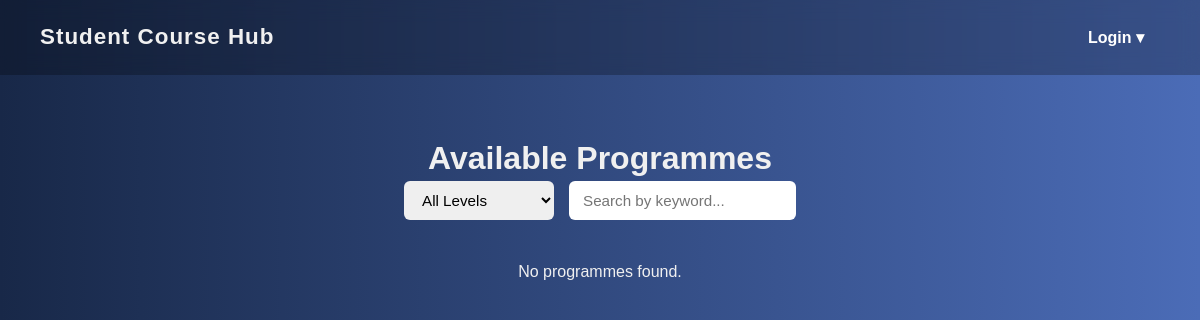
The page /Finalassignment/frontpage/index.php on the database as committed earlier.
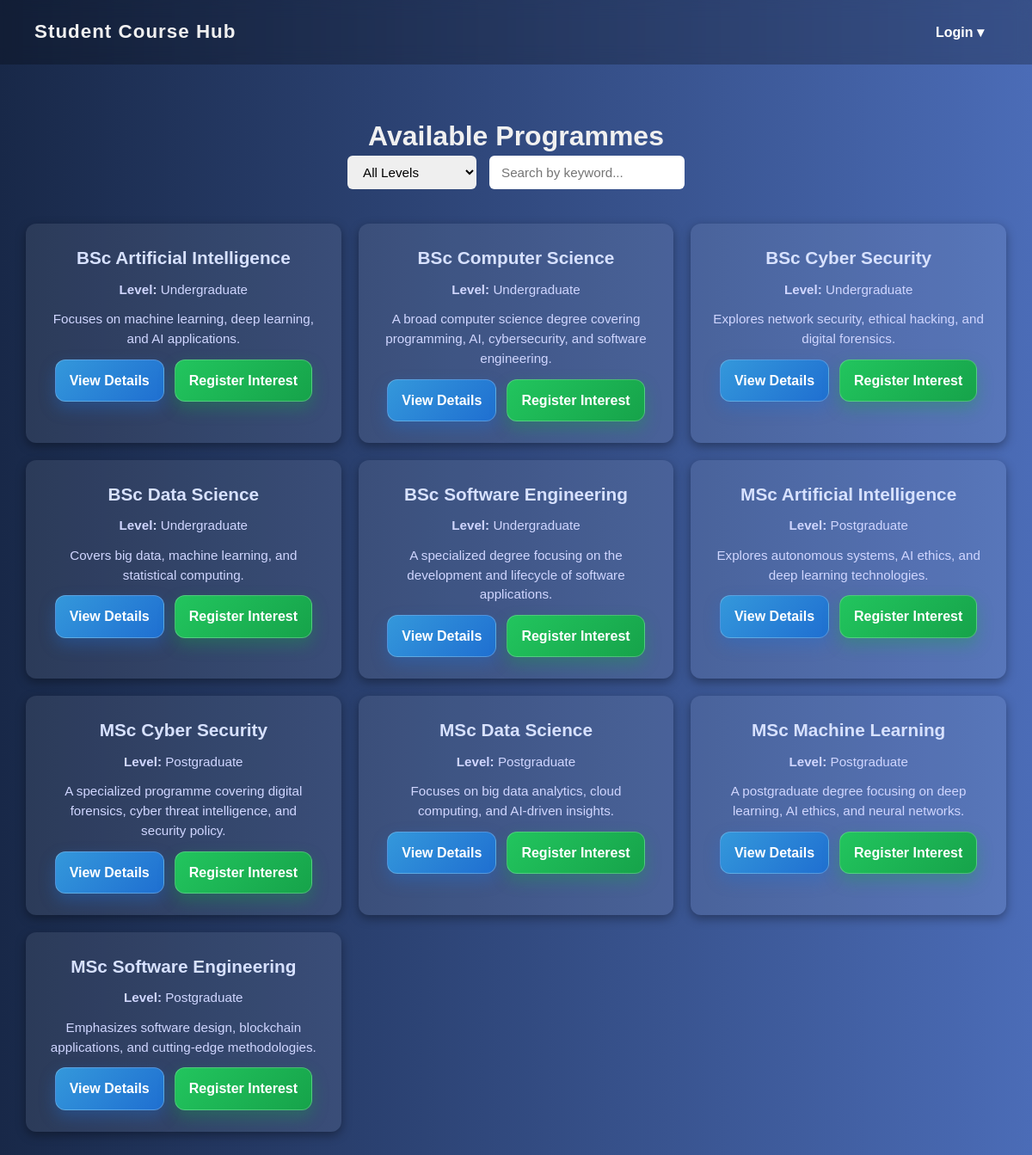
The same page on the database as committed later.
### tables this page shows
CREATE TABLE Programmes (
    ProgrammeID INTEGER PRIMARY KEY AUTO_INCREMENT,
    ProgrammeName TEXT NOT NULL,
    LevelID INTEGER,
    ProgrammeLeaderID INTEGER,
    Description TEXT,
    Image TEXT,
    FOREIGN KEY (LevelID) REFERENCES Levels(LevelID),
    FOREIGN KEY (ProgrammeLeaderID) REFERENCES Staff(StaffID)
);

CREATE TABLE Levels (
    LevelID INTEGER PRIMARY KEY,
    LevelName TEXT NOT NULL
);

### Finalassignment/frontpage/index.php (the view, shortened to what this page needs)
<?php
$host = "localhost";
$user = "root";
$pass = "";
$db   = "student_course_hub";
try {
    $pdo = new PDO("mysql:host=$host;dbname=$db", $user, $pass);
    $pdo->setAttribute(PDO::ATTR_ERRMODE, PDO::ERRMODE_EXCEPTION);
} catch (PDOException $e) {
    die("Database connection failed: " . $e->getMessage());
}
try {
    $stmt = $pdo->query("
        SELECT p.ProgrammeID,
               p.ProgrammeName,
               p.Description,
               l.LevelName
        FROM Programmes p
        LEFT JOIN Levels l ON p.LevelID = l.LevelID
        ORDER BY p.ProgrammeName
    ");
    $programmes = $stmt->fetchAll(PDO::FETCH_ASSOC);
} catch (PDOException $e) {
    die('Query error: ' . htmlspecialchars($e->getMessage()));
}
?>
<!DOCTYPE html>
<html lang="en">
<head>
  <link rel="stylesheet" href="style.css">
</head>
<body>
<nav>
  <div class="logo">Student Course Hub</div>
  <div class="dropdown" id="loginMenu">
    <button class="dropbtn" id="loginToggle">Login ▾</button>
  </div>
</nav>
<main class="container">
  <h1 class="title">Available Programmes</h1>
  <div class="filters">
    <select id="levelFilter">
      <option value="all">All Levels</option>
    </select>
    <input type="text" id="searchBar" placeholder="Search by keyword...">
  </div>
  <div id="programmeContainer" class="programme-list">
    <?php if (!empty($programmes)): ?>
      <?php foreach ($programmes as $p): ?>
        <div class="programme-card"
             data-level="<?= htmlspecialchars($p['LevelName'] ?? ''); ?>"
             data-text="<?= htmlspecialchars(($p['ProgrammeName'] ?? '') . ' ' . ($p['Description'] ?? '')); ?>">
          <h3><?= htmlspecialchars($p['ProgrammeName']); ?></h3>
          <?php if (!empty($p['LevelName'])): ?>
            <p class="muted"><strong>Level:</strong> <?= htmlspecialchars($p['LevelName']); ?></p>
          <?php endif; ?>
          <p><?= nl2br(htmlspecialchars($p['Description'] ?? '')); ?></p>
          <div class="actions">
            <a class="btn view-btn" href="view_details.php?id=<?= (int)$p['ProgrammeID']; ?>">
  View Details
</a>
            <a class="btn btn-outline" href="register_interest.php?programmeID=<?= (int)$p['ProgrammeID']; ?>">
  Register Interest
</a>
          </div>
        </div>
      <?php endforeach; ?>
    <?php else: ?>
      <p>No programmes found.</p>
    <?php endif; ?>
  </div>
</main>
</body>
</html>

### Finalassignment/frontpage/style.css (style rules this page uses)
* { margin: 0; padding: 0; box-sizing: border-box; font-family: "Poppins", sans-serif; }
:root { --bg1: #182848; --bg2: #4b6cb7; --text: #f0f0f0; --muted: #d7e1ff; --primary: #3498db; --primary-600: #21618c; --success: #2ecc71; --danger: #e74c3c; }
html, body { height: 100%; }
body { background: linear-gradient(to right, var(--bg1), var(--bg2)); color: var(--text); line-height: 1.45; }
nav { display: flex; justify-content: space-between; align-items: center; padding: 18px 40px; background: rgba(0, 0, 0, 0.25); backdrop-filter: blur(10px); position: sticky; top: 0; z-index: 100; }
nav .logo { font-size: 1.4rem; font-weight: 700; letter-spacing: 1px; color: var(--text); }
nav { position: relative; overflow: visible !important; z-index: 50; }
.dropdown { position: relative; display: inline-block; }
.dropbtn { background: none; border: none; color: #fff; font-size: 1rem; font-weight: 600; cursor: pointer; padding: 10px 16px; transition: color 0.3s ease; }
nav { overflow: visible !important; }
.container { max-width: 1200px; margin: 40px auto; padding: 20px; text-align: center; }
.filters { display: flex; justify-content: center; gap: 15px; margin-bottom: 30px; flex-wrap: wrap; }
.filters input, .filters select { padding: 10px 14px; border: none; border-radius: 6px; outline: none; font-size: 0.95rem; }
.programme-list { display: grid; grid-template-columns: repeat(auto-fit, minmax(280px, 1fr)); gap: 20px; margin-top: 30px; padding: 10px; }
.programme-card { background: rgba(255, 255, 255, 0.08); color: #fff; border-radius: 12px; padding: 25px; box-shadow: 0 4px 12px rgba(0, 0, 0, 0.35); transition: all 0.3s ease; text-align: center; }
.programme-card h3 { color: #d7e1ff; font-size: 1.3rem; margin-bottom: 10px; }
.programme-card p { color: #d0d6ff; line-height: 1.5; font-size: 0.95rem; margin-bottom: 12px; }
.programme-card .actions { display: flex; gap: 12px; justify-content: center; align-items: center; margin-top: 12px; }
.programme-card .btn { display: inline-block; padding: 12px 16px; border-radius: 12px; font-weight: 700; text-decoration: none; color: #fff !important; border: 1px solid transparent; transition: transform .15s ease, box-shadow .2s ease, filter .2s ease, background .2s ease; white-space: nowrap; }
.programme-card .view-btn { background: linear-gradient(135deg, #3498db, #1f6fd1); box-shadow: 0 8px 18px rgba(31, 111, 209, .35); border-color: rgba(255,255,255,.22); }
.programme-card .btn-outline { background: linear-gradient(135deg, #22c55e, #16a34a); box-shadow: 0 8px 18px rgba(22, 163, 74, .35); border-color: rgba(255,255,255,.22); }

Rows that differ between the two databases and show on the page:
added programmes: ProgrammeName "BSc Artificial Intelligence", LevelID.LevelName "Undergraduate", Description "Focuses on machine learning, deep learning, and AI applications."
added programmes: ProgrammeName "BSc Computer Science", LevelID.LevelName "Undergraduate", Description "A broad computer science degree covering programming, AI, cybersecurity, and software engineering."
added programmes: ProgrammeName "BSc Cyber Security", LevelID.LevelName "Undergraduate", Description "Explores network security, ethical hacking, and digital forensics."
added programmes: ProgrammeName "BSc Data Science", LevelID.LevelName "Undergraduate", Description "Covers big data, machine learning, and statistical computing."
added programmes: ProgrammeName "BSc Software Engineering", LevelID.LevelName "Undergraduate", Description "A specialized degree focusing on the development and lifecycle of software applications."
added programmes: ProgrammeName "MSc Artificial Intelligence", LevelID.LevelName "Postgraduate", Description "Explores autonomous systems, AI ethics, and deep learning technologies."
added programmes: ProgrammeName "MSc Cyber Security", LevelID.LevelName "Postgraduate", Description "A specialized programme covering digital forensics, cyber threat intelligence, and security policy."
added programmes: ProgrammeName "MSc Data Science", LevelID.LevelName "Postgraduate", Description "Focuses on big data analytics, cloud computing, and AI-driven insights."
added programmes: ProgrammeName "MSc Machine Learning", LevelID.LevelName "Postgraduate", Description "A postgraduate degree focusing on deep learning, AI ethics, and neural networks."
added programmes: ProgrammeName "MSc Software Engineering", LevelID.LevelName "Postgraduate", Description "Emphasizes software design, blockchain applications, and cutting-edge methodologies."
Other text that changed with them:
text no longer shown: "No programmes found."
